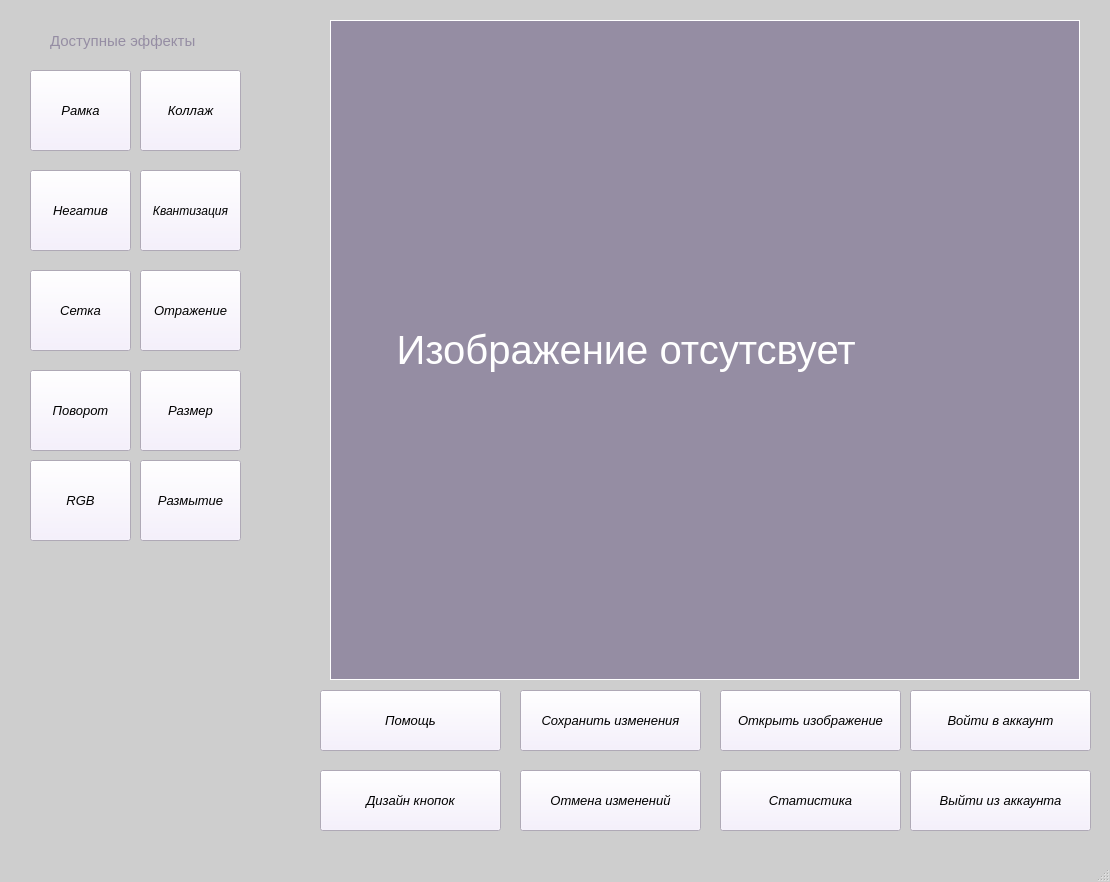
<?xml version="1.0" encoding="UTF-8"?>
<ui version="4.0">
 <class>MainWindow</class>
 <widget class="QMainWindow" name="MainWindow">
  <property name="geometry">
   <rect>
    <x>0</x>
    <y>0</y>
    <width>1110</width>
    <height>882</height>
   </rect>
  </property>
  <property name="sizePolicy">
   <sizepolicy hsizetype="Fixed" vsizetype="Fixed">
    <horstretch>0</horstretch>
    <verstretch>0</verstretch>
   </sizepolicy>
  </property>
  <property name="windowTitle">
   <string>MainWindow</string>
  </property>
  <property name="styleSheet">
   <string notr="true">QPushButton {
            background: #f5edff;
font-style:italic}
            QMainWindow {
            background-color:#cecece;}
  </string>
  </property>
  <widget class="QWidget" name="centralwidget">
   <property name="sizePolicy">
    <sizepolicy hsizetype="Fixed" vsizetype="Fixed">
     <horstretch>0</horstretch>
     <verstretch>0</verstretch>
    </sizepolicy>
   </property>
   <widget class="QLabel" name="image">
    <property name="geometry">
     <rect>
      <x>330</x>
      <y>20</y>
      <width>750</width>
      <height>660</height>
     </rect>
    </property>
    <property name="font">
     <font>
      <pointsize>30</pointsize>
     </font>
    </property>
    <property name="styleSheet">
     <string notr="true">background-color:#958da3;
color:white</string>
    </property>
    <property name="frameShape">
     <enum>QFrame::Box</enum>
    </property>
    <property name="text">
     <string>     Изображение отсутсвует</string>
    </property>
   </widget>
   <widget class="QPushButton" name="open_photo">
    <property name="geometry">
     <rect>
      <x>720</x>
      <y>690</y>
      <width>181</width>
      <height>61</height>
     </rect>
    </property>
    <property name="font">
     <font>
      <pointsize>10</pointsize>
      <italic>true</italic>
     </font>
    </property>
    <property name="text">
     <string>Открыть изображение</string>
    </property>
   </widget>
   <widget class="QPushButton" name="cancell_action">
    <property name="geometry">
     <rect>
      <x>520</x>
      <y>770</y>
      <width>181</width>
      <height>61</height>
     </rect>
    </property>
    <property name="font">
     <font>
      <pointsize>10</pointsize>
      <italic>true</italic>
     </font>
    </property>
    <property name="text">
     <string>Отмена изменений</string>
    </property>
   </widget>
   <widget class="QPushButton" name="border">
    <property name="geometry">
     <rect>
      <x>30</x>
      <y>70</y>
      <width>101</width>
      <height>81</height>
     </rect>
    </property>
    <property name="font">
     <font>
      <pointsize>10</pointsize>
      <italic>true</italic>
     </font>
    </property>
    <property name="styleSheet">
     <string notr="true"/>
    </property>
    <property name="text">
     <string>Рамка</string>
    </property>
   </widget>
   <widget class="QPushButton" name="save_photo">
    <property name="geometry">
     <rect>
      <x>520</x>
      <y>690</y>
      <width>181</width>
      <height>61</height>
     </rect>
    </property>
    <property name="font">
     <font>
      <pointsize>10</pointsize>
      <italic>true</italic>
     </font>
    </property>
    <property name="text">
     <string>Сохранить изменения</string>
    </property>
   </widget>
   <widget class="QLabel" name="label">
    <property name="geometry">
     <rect>
      <x>50</x>
      <y>20</y>
      <width>181</width>
      <height>41</height>
     </rect>
    </property>
    <property name="font">
     <font>
      <pointsize>11</pointsize>
     </font>
    </property>
    <property name="styleSheet">
     <string notr="true">color:#958da3</string>
    </property>
    <property name="text">
     <string>Доступные эффекты</string>
    </property>
   </widget>
   <widget class="QPushButton" name="collage">
    <property name="geometry">
     <rect>
      <x>140</x>
      <y>70</y>
      <width>101</width>
      <height>81</height>
     </rect>
    </property>
    <property name="font">
     <font>
      <pointsize>10</pointsize>
      <italic>true</italic>
     </font>
    </property>
    <property name="text">
     <string>Коллаж</string>
    </property>
   </widget>
   <widget class="QPushButton" name="negative">
    <property name="geometry">
     <rect>
      <x>30</x>
      <y>170</y>
      <width>101</width>
      <height>81</height>
     </rect>
    </property>
    <property name="font">
     <font>
      <pointsize>10</pointsize>
      <italic>true</italic>
     </font>
    </property>
    <property name="text">
     <string>Негатив</string>
    </property>
   </widget>
   <widget class="QPushButton" name="kvant">
    <property name="geometry">
     <rect>
      <x>140</x>
      <y>170</y>
      <width>101</width>
      <height>81</height>
     </rect>
    </property>
    <property name="font">
     <font>
      <pointsize>9</pointsize>
      <italic>true</italic>
     </font>
    </property>
    <property name="text">
     <string>Квантизация</string>
    </property>
   </widget>
   <widget class="QPushButton" name="grid">
    <property name="geometry">
     <rect>
      <x>30</x>
      <y>270</y>
      <width>101</width>
      <height>81</height>
     </rect>
    </property>
    <property name="font">
     <font>
      <pointsize>10</pointsize>
      <italic>true</italic>
     </font>
    </property>
    <property name="text">
     <string>Сетка</string>
    </property>
   </widget>
   <widget class="QPushButton" name="refl">
    <property name="geometry">
     <rect>
      <x>140</x>
      <y>270</y>
      <width>101</width>
      <height>81</height>
     </rect>
    </property>
    <property name="font">
     <font>
      <pointsize>10</pointsize>
      <italic>true</italic>
     </font>
    </property>
    <property name="text">
     <string>Отражение</string>
    </property>
   </widget>
   <widget class="QPushButton" name="hepl_btn">
    <property name="geometry">
     <rect>
      <x>320</x>
      <y>690</y>
      <width>181</width>
      <height>61</height>
     </rect>
    </property>
    <property name="font">
     <font>
      <pointsize>10</pointsize>
      <italic>true</italic>
     </font>
    </property>
    <property name="text">
     <string>Помощь</string>
    </property>
   </widget>
   <widget class="QPushButton" name="enter">
    <property name="geometry">
     <rect>
      <x>910</x>
      <y>690</y>
      <width>181</width>
      <height>61</height>
     </rect>
    </property>
    <property name="font">
     <font>
      <pointsize>10</pointsize>
      <italic>true</italic>
     </font>
    </property>
    <property name="text">
     <string>Войти в аккаунт</string>
    </property>
   </widget>
   <widget class="QPushButton" name="statistic">
    <property name="geometry">
     <rect>
      <x>720</x>
      <y>770</y>
      <width>181</width>
      <height>61</height>
     </rect>
    </property>
    <property name="font">
     <font>
      <pointsize>10</pointsize>
      <italic>true</italic>
     </font>
    </property>
    <property name="text">
     <string>Статистика</string>
    </property>
   </widget>
   <widget class="QPushButton" name="designer_btn">
    <property name="geometry">
     <rect>
      <x>320</x>
      <y>770</y>
      <width>181</width>
      <height>61</height>
     </rect>
    </property>
    <property name="font">
     <font>
      <pointsize>10</pointsize>
      <italic>true</italic>
     </font>
    </property>
    <property name="text">
     <string>Дизайн кнопок</string>
    </property>
   </widget>
   <widget class="QPushButton" name="rotate">
    <property name="geometry">
     <rect>
      <x>30</x>
      <y>370</y>
      <width>101</width>
      <height>81</height>
     </rect>
    </property>
    <property name="font">
     <font>
      <pointsize>10</pointsize>
      <italic>true</italic>
     </font>
    </property>
    <property name="text">
     <string>Поворот</string>
    </property>
   </widget>
   <widget class="QPushButton" name="size_btn">
    <property name="geometry">
     <rect>
      <x>140</x>
      <y>370</y>
      <width>101</width>
      <height>81</height>
     </rect>
    </property>
    <property name="font">
     <font>
      <pointsize>10</pointsize>
      <italic>true</italic>
     </font>
    </property>
    <property name="text">
     <string>Размер</string>
    </property>
   </widget>
   <widget class="QPushButton" name="rgb_btn">
    <property name="geometry">
     <rect>
      <x>30</x>
      <y>460</y>
      <width>101</width>
      <height>81</height>
     </rect>
    </property>
    <property name="font">
     <font>
      <pointsize>10</pointsize>
      <italic>true</italic>
     </font>
    </property>
    <property name="text">
     <string>RGB</string>
    </property>
   </widget>
   <widget class="QPushButton" name="bluring">
    <property name="geometry">
     <rect>
      <x>140</x>
      <y>460</y>
      <width>101</width>
      <height>81</height>
     </rect>
    </property>
    <property name="font">
     <font>
      <pointsize>10</pointsize>
      <italic>true</italic>
     </font>
    </property>
    <property name="text">
     <string>Размытие</string>
    </property>
   </widget>
   <widget class="QPushButton" name="leave_btn">
    <property name="geometry">
     <rect>
      <x>910</x>
      <y>770</y>
      <width>181</width>
      <height>61</height>
     </rect>
    </property>
    <property name="font">
     <font>
      <pointsize>10</pointsize>
      <italic>true</italic>
     </font>
    </property>
    <property name="text">
     <string>Выйти из аккаунта</string>
    </property>
   </widget>
  </widget>
  <widget class="QStatusBar" name="statusbar"/>
 </widget>
 <resources/>
 <connections/>
</ui>
